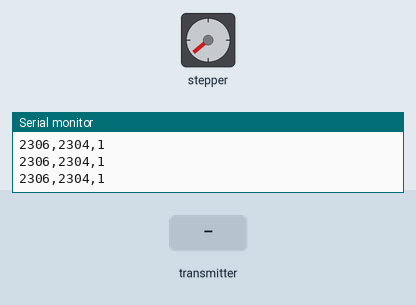
Recording of a sketch running on a simulated Arduino Uno, built with avr-gcc and run on an emulated ATmega328P. On the bench: stepper motor, the last lines printed to the serial monitor. Wiring (inferred from the names in the program): stepper motor driver (200 steps per turn assumed): step pin 4; direction pin 3. The inputs (shaded band) are chosen by the test bench. No radio packets arrive unless stated.

Above: at 1.2 s.
1.3 s: the transmitter starts sending vry = 1023
At 1.69 s:
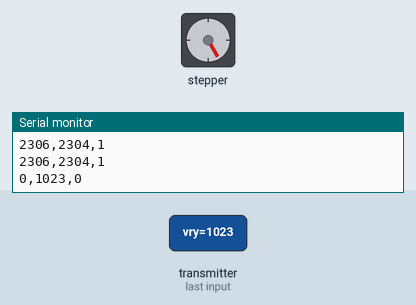
4.3 s: the transmitter starts sending vrx = 256
At 4.45 s:
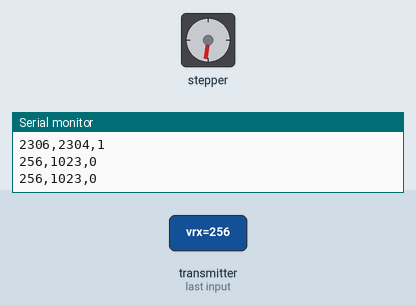
7.3 s: the transmitter starts sending vry = 256
At 7.84 s:
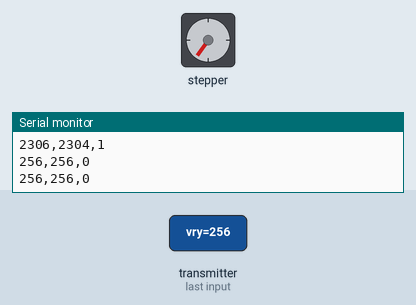
10.3 s: the transmitter starts sending sw = 1
At 10.57 s:
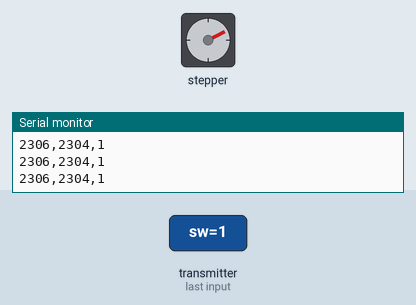
13.3 s: the transmitter starts sending vrx = 0
16.3 s: the transmitter starts sending sw = 0
Timing chart, 0 to 20.3 s (numbered marks = the images above; inputs shaded):
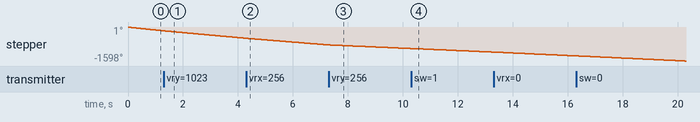

The sketch:

motor_lib_with_wireless_v2.ino
```cpp
/*     Simple Stepper Motor Control Exaple Code

    by Dejan Nedelkovski, www.HowToMechatronics.com

*/


#include <SPI.h>
#include <nRF24L01.h>
#include <RF24.h>
RF24 radio(7, 8); // CE, CSN
const byte address[6] = "00001";

// for left motor, HIGH is forward, LOW is backward
#define LEFT_FORWARD 1
#define LEFT_BACKWARD 0

// for right motor, LOW is forward, HIGH is backward
#define RIGHT_FORWARD 1
#define RIGHT_BACKWARD 0
// defines pins numbers
const int left_step_pin = 4;
const int left_dir_pin = 3;
const int right_step_pin = 6;
const int right_dir_pin = 5;

typedef struct data_packet //Data Structure
{
  int    vry;// Initialize a storage place for the first integar that you wish to Receive
  int    vrx;// Initialize a storage place for the Second integar that you wish to Receive
  bool    sw;
};

int turn_90_degree_steps = 200;
int quarter_wheel_step_number = 50;
int whole_wheel_step_number = 200;

void setup() {
  pinMode(left_step_pin, OUTPUT);
  pinMode(left_dir_pin, OUTPUT);
  //pinMode(4, OUTPUT);
  pinMode(right_step_pin, OUTPUT);
  //pinMode(right_dir_pin,OUTPUT);

  digitalWrite(left_dir_pin, LOW);// LOW is forward, HIGH is backward
  digitalWrite(right_dir_pin, HIGH);// HIGH is forward, LOW is backward

  Serial.begin(9600);
  radio.begin();
  radio.openReadingPipe(0, address);
  radio.setPALevel(RF24_PA_MIN);
  radio.startListening();
}
void loop() {
  struct data_packet payload_received;
  if (radio.available()) {
    radio.read(&payload_received, sizeof(payload_received));
    Serial.print(payload_received.vrx);
    Serial.print(",");
    Serial.print(payload_received.vry);
    Serial.print(",");
    Serial.println(payload_received.sw);
  }

  if (payload_received.vry < 400)
    go_forward();
  else if (payload_received.vry > 580)
    go_backward();
  else
    dont_move();

  Serial.print(payload_received.vrx);
  Serial.print(",");
  Serial.print(payload_received.vry);
  Serial.print(",");
  Serial.println(payload_received.sw);
}

void go_straight() {
  digitalWrite(left_dir_pin, LEFT_FORWARD);
  digitalWrite(right_dir_pin, RIGHT_FORWARD);
  for (int i = 0; i < 100000; i++) {
    step_once_both();
    delay(5);
  }
}

void forward_quarter_wheel() {
  digitalWrite(left_dir_pin, LEFT_FORWARD);
  digitalWrite(right_dir_pin, RIGHT_FORWARD);
  step_many_times(200);
}
void turn_right_90() {
  digitalWrite(left_dir_pin, LEFT_FORWARD);
  digitalWrite(right_dir_pin, RIGHT_BACKWARD);
  step_many_times(turn_90_degree_steps);
}
void step_many_times(int number_steps) {
  for (int i = 0; i < number_steps; i++) {
    step_once_both();
    delay(5);
  }
}

void go_forward() {
  digitalWrite(left_dir_pin, LEFT_FORWARD);
  digitalWrite(right_dir_pin, RIGHT_FORWARD);
  step_once_both();
  delay(5);
}

void go_backward() {
  digitalWrite(left_dir_pin, LEFT_BACKWARD);
  digitalWrite(right_dir_pin, RIGHT_BACKWARD);
  step_once_both();
  delay(5);
}

void step_once_both() {
  digitalWrite(right_step_pin, HIGH);
  digitalWrite(left_step_pin, HIGH);
  delayMicroseconds(700);
  digitalWrite(right_step_pin, LOW);
  digitalWrite(left_step_pin, LOW);
  delayMicroseconds(700);
}
void dont_move() {
  ;
}
```
